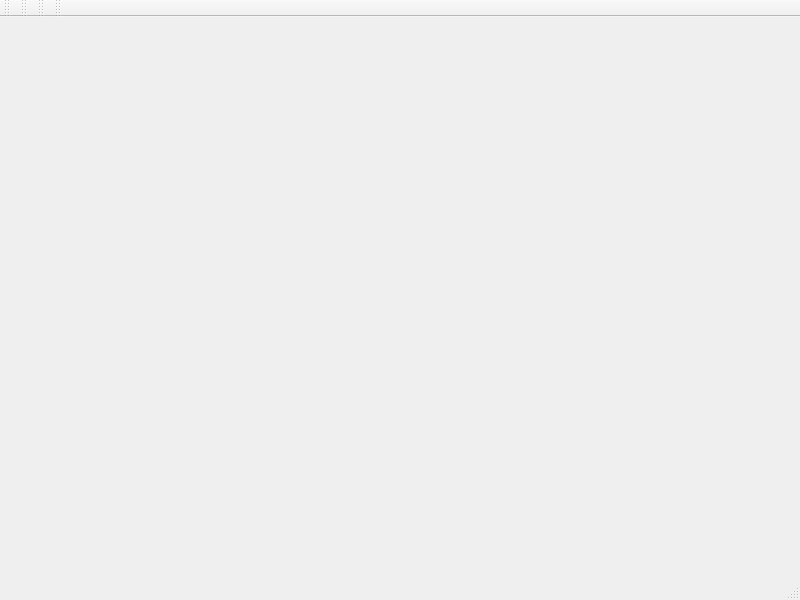
<?xml version="1.0" encoding="UTF-8"?>
<ui version="4.0">
 <class>GameWindow</class>
 <widget class="QMainWindow" name="GameWindow">
  <property name="geometry">
   <rect>
    <x>0</x>
    <y>0</y>
    <width>800</width>
    <height>600</height>
   </rect>
  </property>
  <property name="windowTitle">
   <string>MainWindow</string>
  </property>
  <widget class="QWidget" name="centralwidget">
   <layout class="QHBoxLayout" name="horizontalLayout_2">
    <item>
     <layout class="QHBoxLayout" name="mainLayout">
      <item>
       <layout class="QVBoxLayout" name="leftLayout"/>
      </item>
      <item>
       <layout class="QVBoxLayout" name="rightLayout"/>
      </item>
     </layout>
    </item>
   </layout>
  </widget>
  <widget class="QMenuBar" name="menubar">
   <property name="geometry">
    <rect>
     <x>0</x>
     <y>0</y>
     <width>800</width>
     <height>22</height>
    </rect>
   </property>
  </widget>
  <widget class="QStatusBar" name="statusbar"/>
  <widget class="QToolBar" name="toolBar">
   <property name="windowTitle">
    <string>toolBar</string>
   </property>
   <attribute name="toolBarArea">
    <enum>TopToolBarArea</enum>
   </attribute>
   <attribute name="toolBarBreak">
    <bool>false</bool>
   </attribute>
  </widget>
  <widget class="QToolBar" name="toolBar_2">
   <property name="windowTitle">
    <string>toolBar_2</string>
   </property>
   <attribute name="toolBarArea">
    <enum>TopToolBarArea</enum>
   </attribute>
   <attribute name="toolBarBreak">
    <bool>false</bool>
   </attribute>
  </widget>
  <widget class="QToolBar" name="toolBar_3">
   <property name="windowTitle">
    <string>toolBar_3</string>
   </property>
   <attribute name="toolBarArea">
    <enum>TopToolBarArea</enum>
   </attribute>
   <attribute name="toolBarBreak">
    <bool>false</bool>
   </attribute>
  </widget>
  <widget class="QToolBar" name="toolBar_4">
   <property name="windowTitle">
    <string>toolBar_4</string>
   </property>
   <attribute name="toolBarArea">
    <enum>TopToolBarArea</enum>
   </attribute>
   <attribute name="toolBarBreak">
    <bool>false</bool>
   </attribute>
  </widget>
 </widget>
 <resources/>
 <connections/>
</ui>
